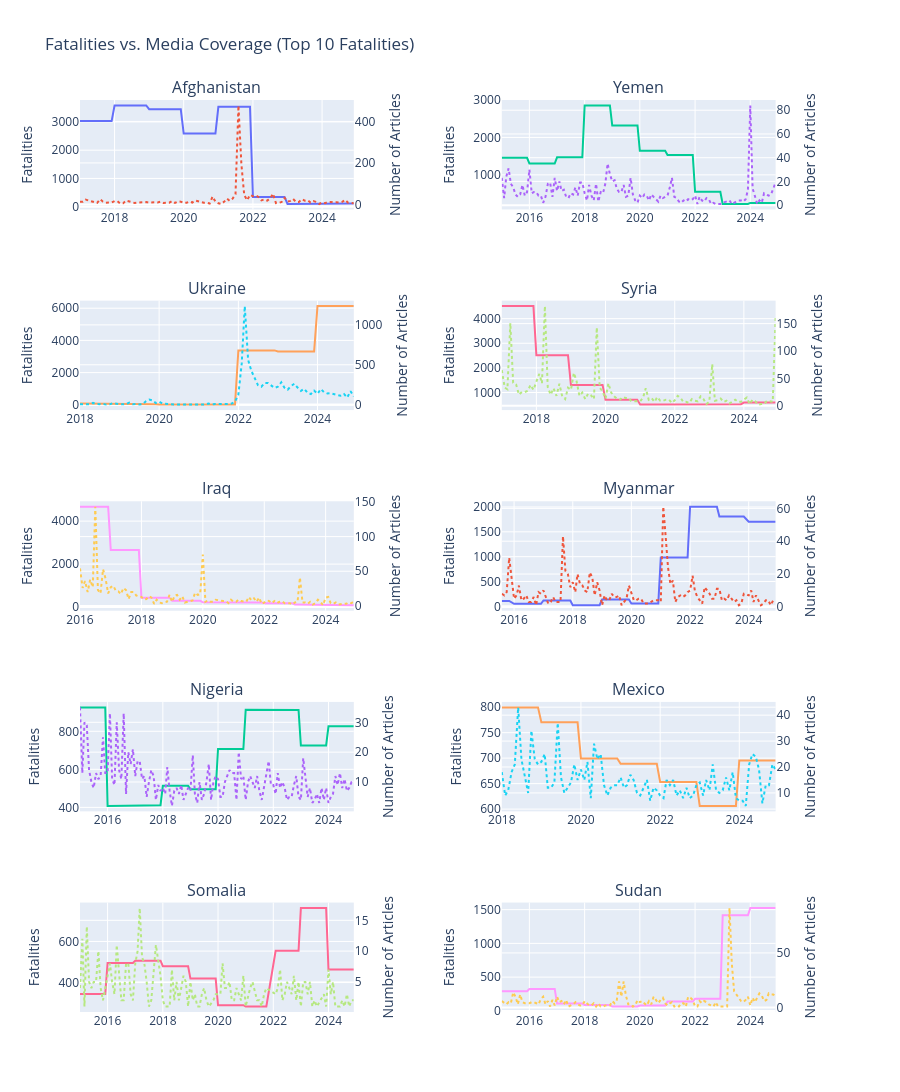

Notebook source saved alongside this figure:
### Code cell
fig1 = make_subplots(
    rows=5, cols=2, 
    subplot_titles=top_10_fatalities_country,
    specs=[[{"secondary_y": True}] * 2] * 5,
    vertical_spacing=0.1
)

for i,c in enumerate(top_10_fatalities_country):
    row = (i // 2) + 1
    col = (i % 2) + 1 
    print(c)
    df_c = master_monthly[master_monthly['country'] == c]
    fig1.add_trace(go.Scatter(
        x=df_c['date'],
        y=df_c['monthly_fatalities'],
        name=f"Fatalities of {c}"),
        row=row,
        col=col,
        secondary_y=False
    )
    fig1.add_trace(go.Scatter(
        x=df_c['date'], 
        y=df_c['article_count'], 
        name=f"Articles of {c}", line=dict(dash='dot')),
        row=row, col=col, secondary_y=True
    )
    fig1.update_yaxes(title_text='Fatalities', secondary_y=False)
    fig1.update_yaxes(title_text='Number of Articles', secondary_y=True)
    

    
fig1.update_layout(height=1500, width=900, title_text="Fatalities vs. Media Coverage (Top 10 Fatalities)", showlegend=False)
fig1.show()
